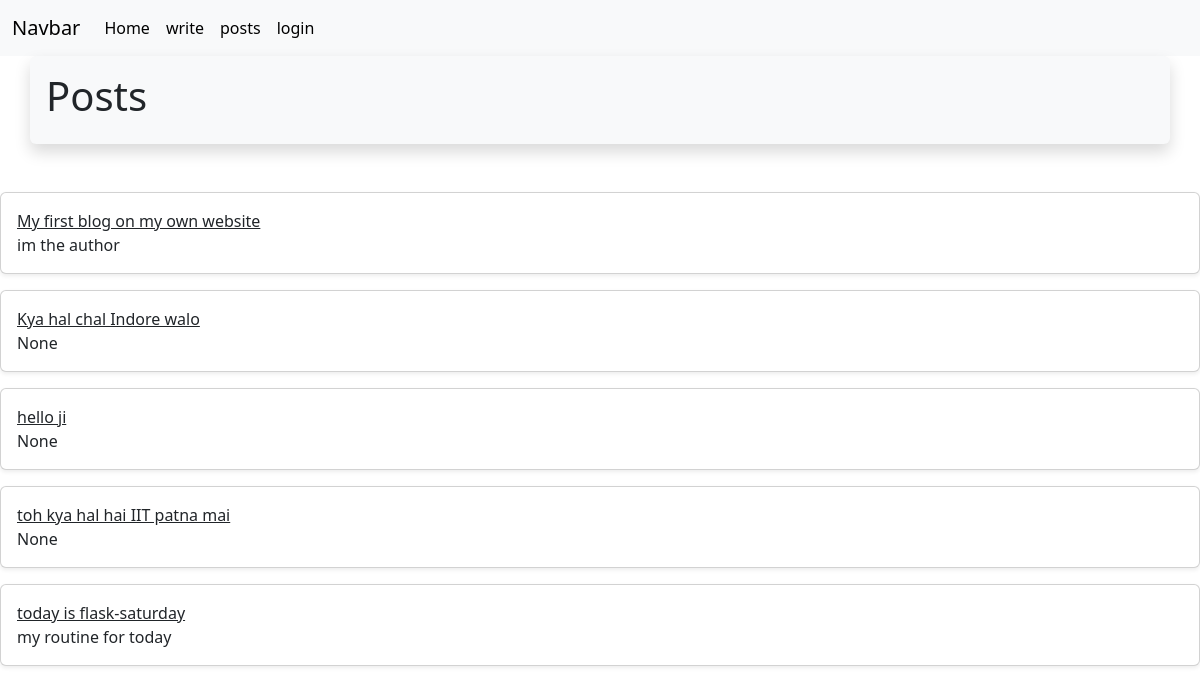
The page /posts on the database its author committed.
### app/models.py (models this page shows)
class Blog(db.Model):
    __tablename__='blog'
    id = db.Column(db.Integer,primary_key=True)
    title =db.Column(db.String(100),nullable=False)
    description =db.Column(db.String(255),nullable=False)
    slug = db.Column(db.String(100))
    date_added = db.Column(db.DateTime(timezone=True),default=lambda: datetime.now(timezone.utc))

### app/main/views.py (the view)
@main.route('/posts')
def posts():
    blogs = Blog.query.order_by(Blog.id).all()
    return render_template('show_posts.html',blogs = blogs)

### app/templates/show_posts.html (shortened to what this page needs)
{%extends 'basic/base.html'%}
{% import "bootstrap/wtf.html" as wtf %}
{%block page_content%}
<h1>Posts</h1>
{%endblock%}
{%block content%}
{{super()}}
{%for blog in blogs%}
<div class="card mb-3 shadow-sm">
    <div class="card-body">
        <a class="card-title" href="{{url_for('main.newpost',id=blog.id)}}">{{ blog.title }}</a>
        <p class="card-text">{{ blog.slug }}</p>
    </div>
</div>
{%endfor%}
{%endblock%}

### rows shown on the page
Blog: title "My first blog on my own website", slug "im the author"
Blog: title "Kya hal chal Indore walo", slug "None"
Blog: title "hello ji", slug "None"
Blog: title "toh kya hal hai IIT patna mai", slug "None"
Blog: title "today is flask-saturday", slug "my routine for today"
